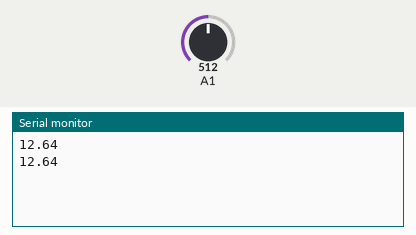
Bench run of a sketch on a simulated Arduino Uno, built with avr-gcc and run on an emulated ATmega328P. On the bench: the last lines printed to the serial monitor. The test bench sets the inputs (shaded band); at power-on: A1 = 512.

Above: at 1.8 s.
1.9 s: A1 set to 716
At 2.8 s:
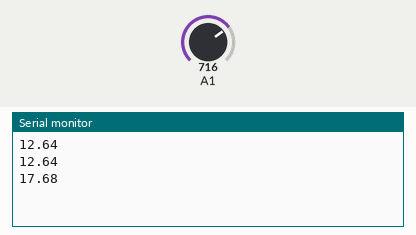
3.4 s: A1 set to 900
At 4.8 s:
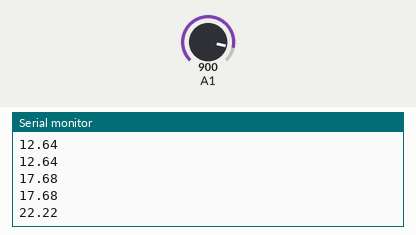
Timing chart, 0 to 6.4 s (numbered marks = the images above; inputs shaded):
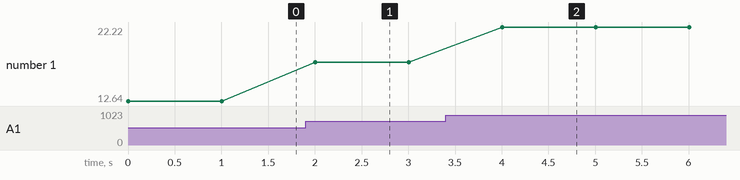

Measured:
- after the input at 1.9 s, the serial monitor: prints a new line after 0.10 s (image 1)
- after the input at 3.4 s, the serial monitor: prints a new line after 0.60 s (image 2)
- plotted number 1: 12.64 → 17.68 after the input at 1.9 s, 17.68 → 22.22 after the input at 3.4 s

The sketch:

voltage_read.ino
```cpp
const int analog_read=A0;

void setup() {
 Serial.begin(115200);
 pinMode(analog_read,INPUT);


}

void loop() {
 float read=analogRead(A1);
Serial.println(read/40.5);


delay(1000);
}
```
